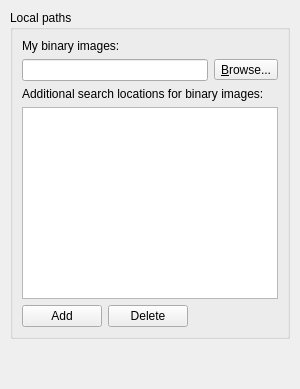
     <widget class="QWidget" name="uiImagesTab">
      <attribute name="title">
       <string>Binary images</string>
      </attribute>
      <layout class="QVBoxLayout" name="verticalLayout_7">
       <property name="margin">
        <number>10</number>
       </property>
       <item>
        <widget class="QGroupBox" name="uiLocalBinaryImagePathsGroupBox">
         <property name="title">
          <string>Local paths</string>
         </property>
         <layout class="QVBoxLayout" name="verticalLayout_10">
          <item>
           <widget class="QLabel" name="uiImagesPathLabel">
            <property name="text">
             <string>My binary images:</string>
            </property>
           </widget>
          </item>
          <item>
           <layout class="QHBoxLayout" name="horizontalLayout_4">
            <item>
             <widget class="QLineEdit" name="uiImagesPathLineEdit">
              <property name="sizePolicy">
               <sizepolicy hsizetype="MinimumExpanding" vsizetype="Fixed">
                <horstretch>0</horstretch>
                <verstretch>0</verstretch>
               </sizepolicy>
              </property>
              <property name="toolTip">
               <string>Directory where your binary images (e.g. IOS) are stored</string>
              </property>
             </widget>
            </item>
            <item>
             <widget class="QToolButton" name="uiImagesPathToolButton">
              <property name="text">
               <string>&amp;Browse...</string>
              </property>
              <property name="toolButtonStyle">
               <enum>Qt::ToolButtonTextOnly</enum>
              </property>
             </widget>
            </item>
           </layout>
          </item>
          <item>
           <widget class="QLabel" name="uiImageDirectoriesLabel">
            <property name="text">
             <string>Additional search locations for binary images:</string>
            </property>
           </widget>
          </item>
          <item>
           <widget class="QListWidget" name="uiImageDirectoriesListWidget">
            <property name="focusPolicy">
             <enum>Qt::ClickFocus</enum>
            </property>
            <property name="lineWidth">
             <number>0</number>
            </property>
            <property name="editTriggers">
             <set>QAbstractItemView::NoEditTriggers</set>
            </property>
            <property name="alternatingRowColors">
             <bool>false</bool>
            </property>
            <property name="selectionMode">
             <enum>QAbstractItemView::SingleSelection</enum>
            </property>
            <property name="selectionBehavior">
             <enum>QAbstractItemView::SelectItems</enum>
            </property>
            <property name="isWrapping" stdset="0">
             <bool>false</bool>
            </property>
            <property name="resizeMode">
             <enum>QListView::Adjust</enum>
            </property>
            <property name="layoutMode">
             <enum>QListView::Batched</enum>
            </property>
            <property name="gridSize">
             <size>
              <width>0</width>
              <height>18</height>
             </size>
            </property>
            <property name="viewMode">
             <enum>QListView::ListMode</enum>
            </property>
            <property name="uniformItemSizes">
             <bool>false</bool>
            </property>
            <property name="selectionRectVisible">
             <bool>true</bool>
            </property>
           </widget>
          </item>
          <item>
           <layout class="QHBoxLayout" name="horizontalLayout_13">
            <item>
             <widget class="QPushButton" name="uiImageDirectoriesAddPushButton">
              <property name="text">
               <string>Add</string>
              </property>
             </widget>
            </item>
            <item>
             <widget class="QPushButton" name="uiImageDirectoriesDeletePushButton">
              <property name="text">
               <string>Delete</string>
              </property>
             </widget>
            </item>
            <item>
             <spacer name="horizontalSpacer_4">
              <property name="orientation">
               <enum>Qt::Horizontal</enum>
              </property>
              <property name="sizeHint" stdset="0">
               <size>
                <width>40</width>
                <height>20</height>
               </size>
              </property>
             </spacer>
            </item>
           </layout>
          </item>
         </layout>
        </widget>
       </item>
       <item>
        <spacer name="verticalSpacer_7">
         <property name="orientation">
          <enum>Qt::Vertical</enum>
         </property>
         <property name="sizeHint" stdset="0">
          <size>
           <width>20</width>
           <height>40</height>
          </size>
         </property>
        </spacer>
       </item>
      </layout>
     </widget>
